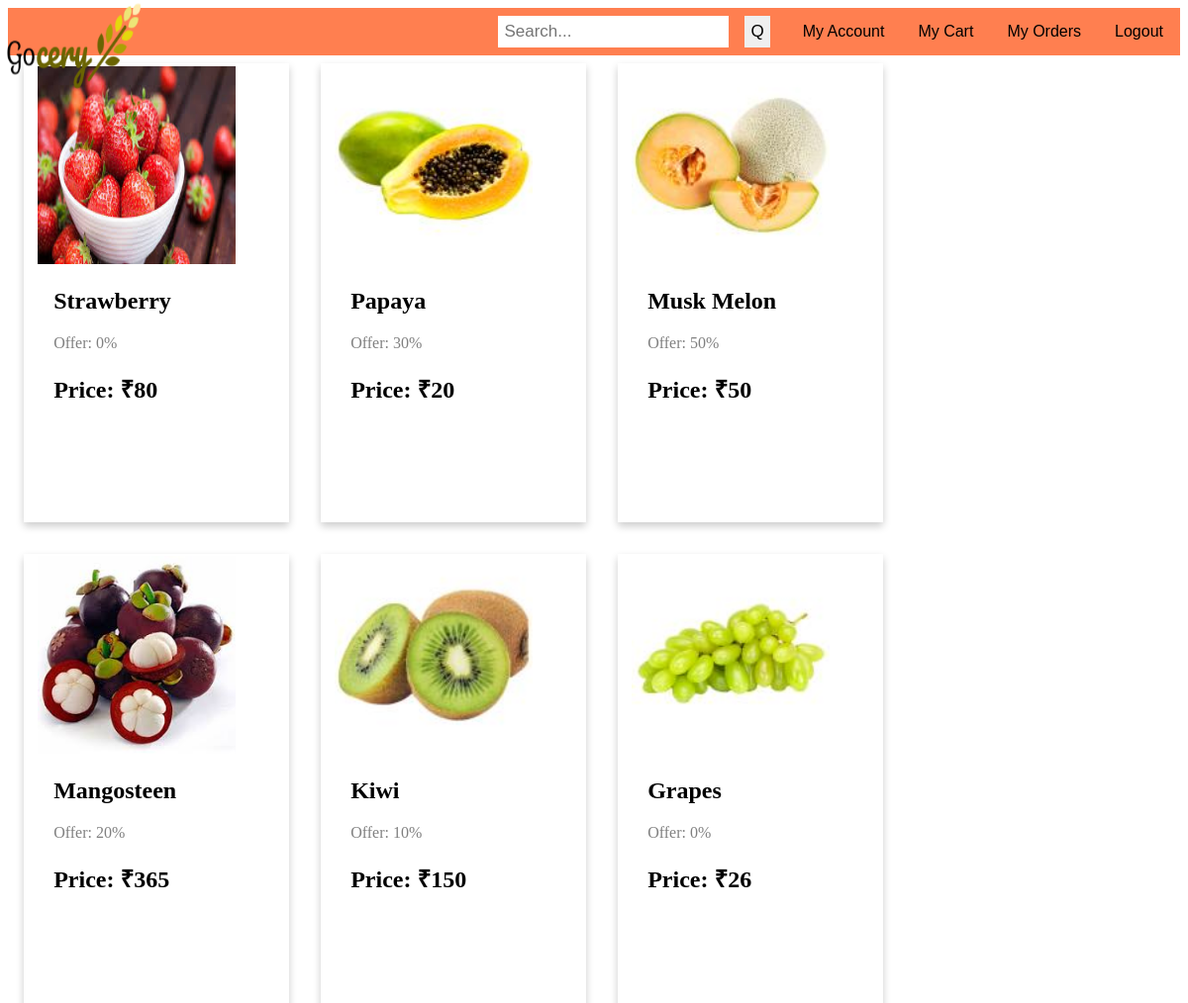
Screenshot of /PHP/cat.php?a=fruit with the database file from the repository.
### tables this page shows
CREATE TABLE IF NOT EXISTS `stock` (
  `stockid` int(3) NOT NULL,
  `name` varchar(30) NOT NULL,
  `type` varchar(30) NOT NULL,
  `offer` int(2) NOT NULL,
  `price` int(4) NOT NULL,
  `nos` int(4) NOT NULL,
  `pop` int(1) NOT NULL,
  `image` varchar(255) NOT NULL,
  PRIMARY KEY (`stockid`)
);

### PHP/cat.php (the view, shortened to what this page needs)
<!DOCTYPE html>
	<body>
<ul>
  <li><a href="logout.php">Logout</a></li>
  <li><a href="myorders.php">My Orders</a></li>
  <li><a href="mycart.php">My Cart</a></li>
  <li><a href="acc.php">My Account</a></li>
    <li>
      <input type="button" onclick="myFunction()" value="Q" ></input>
<input type="search" id="mySearch" placeholder="Search...">
  </li>
</ul>
<a href="main.php"><img id="logo" src="logo.png" alt="Image" width="100" height="20"></a>
<?php
if(isset($_GET['a']) ){
    $type=$_GET['a'];
$servername = "localhost";
$username = "root";
$password = "";
$dbname = "gocery";
$conn = new mysqli($servername, $username, $password, $dbname);
$sql = "SELECT * FROM `stock` WHERE type='$type' ";
$result = $conn->query($sql);
if ($result->num_rows > 0) {
    while($row = $result->fetch_assoc()) {?>
  <a href="product.php?a=<?php echo $row['stockid']?>" id="pops">    <div class="column">
  <div class="card">
		<img src="<?php     $imageURL = 'uploads/'.$row["image"];echo $imageURL; ?>" class="prod" />
    <div class="container">
      <h2><?php echo $row['name']?></h2>
      <p class="title">Offer: <?php echo $row['offer']?>%</p>
      <h2>Price: &#8377;<?php echo $row['price']?>  </h2>
    </div>
  </div>
</div>
</a>
  <?php  }
} else {
    echo "<br><br><h4>0 Results</h4>";
}
}
?>
</body>
</html>

### PHP/cat.php (style rules this page uses)
div { padding-left:5%; padding-top:1%; font-family: "Lucida Handwriting", cursive; padding-bottom:13%; }
ul { list-style-type: none; margin: 0; padding: 0; overflow: hidden; background-color:coral; box-sizing: border-box; position:sticky; top: 0; }
body { font-family: Verdana, sans-serif, Arial, Helvetica; }
li { float: right; }
li a { display: block; color: black; text-align: right; padding: 15px 17px; text-decoration: none; }
#logo { position:fixed; top:0px; left:0px; height:9%; width:12%; }
input[type=search] { float: right; padding: 6px; border: none; margin-top: 8px; margin-right: 16px; font-size: 17px; }
input[type=button] { float: right; padding: 6px; border: none; margin-top: 8px; margin-right: 16px; margin-left:0px; font-size: 17px; }
*, *:before, *:after { box-sizing: inherit; }
.column { float: left; width: 300px; margin-bottom: 16px; padding: 0 8px; }
.card { box-shadow: 0 4px 8px 0 rgba(0, 0, 0, 0.2); margin: 8px; }
.container { padding: 0 16px; height: 200px; }
.container::after, .row::after { content: ""; clear: both; display: table; }
.title { color: grey; }
#pops:link { color: black; }
.prod { width:200px; height:200px; }

### rows the page displays
stock: image (picture), name "Strawberry", offer "0", price "80"
stock: image (picture), name "Papaya", offer "30", price "20"
stock: image (picture), name "Musk Melon", offer "50", price "50"
stock: image (picture), name "Mangosteen", offer "20", price "365"
stock: image (picture), name "Kiwi", offer "10", price "150"
stock: image (picture), name "Grapes", offer "0", price "26"
